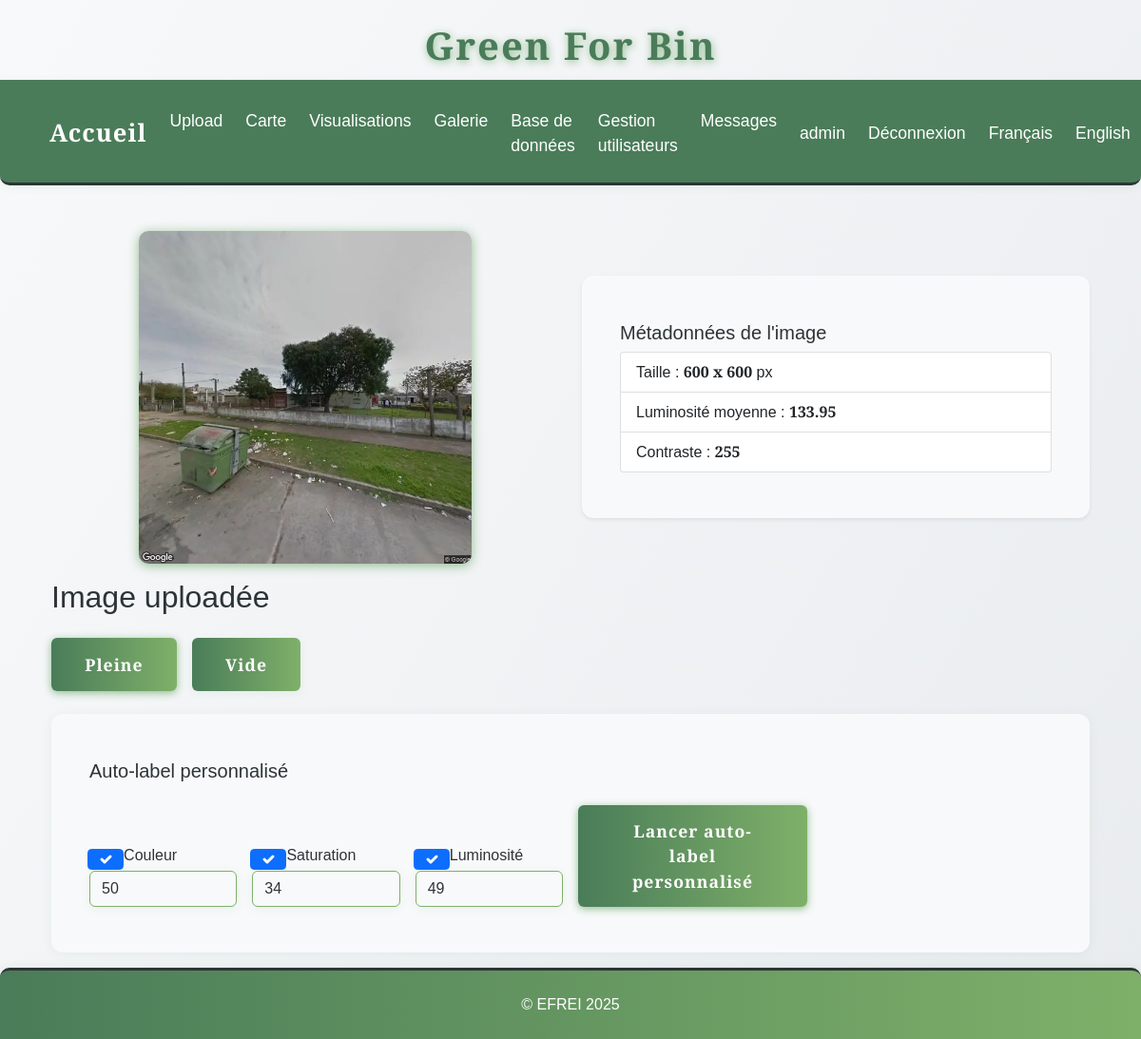
The page /annotate/01670_07.jpg (signed in) on the database its author committed.
### tables this page shows
CREATE TABLE images (
                id INTEGER PRIMARY KEY AUTOINCREMENT,
                filename TEXT,
                upload_date TEXT,
                annotation TEXT,
                width INTEGER,
                height INTEGER,
                file_size INTEGER,
                avg_color TEXT,
                hist_rgb TEXT,
                hist_lum TEXT,
                contrast INTEGER,
                contour_count INTEGER,
                localisation TEXT
            , std_h REAL, std_s REAL, std_v REAL);

### app.py (the view, shortened to what this page needs)
@app.route('/annotate/<filename>', methods=['GET', 'POST'])
@login_required
def annotate(filename):
    auto_label = request.args.get('auto_label')
    custom_auto_label_result = None
    with sqlite3.connect(DB_PATH) as conn:
        c = conn.cursor()
        c.execute('''
            SELECT width, height, contrast
            FROM images
            WHERE filename = ?
        ''', (filename,))
        row = c.fetchone()
        if row:
            width, height, contrast = row
        else:
            width, height, contrast = None, None, None
    image_path = os.path.join(app.config['UPLOAD_FOLDER'], filename)
    luminosity = None
    try:
        img = Image.open(image_path).convert('L')
        np_img = np.array(img)
        luminosity = round(float(np.mean(np_img)), 2)
    except Exception as e:
        print(f"[ANNOTATE] Erreur calcul luminosité : {e}")
    metadata = {
        'width': width,
        'height': height,
        'contrast': contrast,
        'luminosity': luminosity
    }
    return render_template('annotate.html', filename=filename, auto_label=auto_label, metadata=metadata, custom_auto_label_result=custom_auto_label_result)

### app.py (called while the page is built)
def get_locale():
    return session.get('lang', request.accept_languages.best_match(['en', 'fr']))

@app.context_processor
def inject_locale():
    return dict(get_locale=get_locale)

def login_required(f):
    @wraps(f)
    def decorated_function(*args, **kwargs):
        if 'user_id' not in session:
            flash('Vous devez être connecté pour accéder à cette page.', 'error')
            return redirect(url_for('login'))
        return f(*args, **kwargs)
    return decorated_function

### templates/annotate.html (shortened to what this page needs)
<!DOCTYPE html>
{% extends "base.html" %}
{% block content %}
<div class="container mt-4">
    <div class="row align-items-center">
        <div class="col-md-6 text-center">
            <img src="{{ url_for('static', filename='uploads/' ~ filename.rsplit('.', 1)[0] ~ '.webp') }}" alt="{{ _('Image à annoter') }}" class="img-fluid mb-3" style="max-height:350px;" loading="lazy">
        </div>
        <div class="col-md-6">
            <div class="card bg-creme shadow-sm mb-3">
                <div class="card-body">
                    <h5 class="card-title">{{ _("Métadonnées de l'image") }}</h5>
                    <ul class="list-group">
                        <li class="list-group-item">{{ _('Taille') }} : <b>{{ metadata.width }} x {{ metadata.height }}</b> px</li>
                        <li class="list-group-item">{{ _('Luminosité moyenne') }} : <b>{{ metadata.luminosity }}</b></li>
                        <li class="list-group-item">{{ _('Contraste') }} : <b>{{ metadata.contrast }}</b></li>
                    </ul>
                </div>
            </div>
        </div>
    </div>
    <h2>{{ _('Image uploadée') }}</h2>
    <form method="POST" class="d-flex gap-3 mb-4">
        <button type="submit" name="annotation" value="pleine" class="btn btn-success btn-lg">{{ _('Pleine') }}</button>
        <button type="submit" name="annotation" value="vide" class="btn btn-outline-success btn-lg">{{ _('Vide') }}</button>
    </form>
    <div class="card mb-3">
        <div class="card-body">
            <h5 class="card-title">{{ _('Auto-label personnalisé') }}</h5>
            <form method="POST" class="row g-3 align-items-end">
                <div class="col-md-2">
                    <div class="form-check">
                        <input class="form-check-input" type="checkbox" name="use_std_h" id="use_std_h" checked>
                        <label class="form-check-label" for="use_std_h">Couleur</label>
                    </div>
                    <input type="number" step="any" class="form-control mt-1" name="seuil_h" id="seuil_h" placeholder="Seuil H (ex: 50)" value="50">
                </div>
                <div class="col-md-2">
                    <div class="form-check">
                        <input class="form-check-input" type="checkbox" name="use_std_s" id="use_std_s" checked>
                        <label class="form-check-label" for="use_std_s">Saturation</label>
                    </div>
                    <input type="number" step="any" class="form-control mt-1" name="seuil_s" id="seuil_s" placeholder="Seuil S (ex: 34)" value="34">
                </div>
                <div class="col-md-2">
                    <div class="form-check">
                        <input class="form-check-input" type="checkbox" name="use_std_v" id="use_std_v" checked>
                        <label class="form-check-label" for="use_std_v">Luminosité</label>
                    </div>
                    <input type="number" step="any" class="form-control mt-1" name="seuil_v" id="seuil_v" placeholder="Seuil V (ex: 49)" value="49">
                </div>
                <div class="col-md-3">
                    <button type="submit" name="custom_auto_label" value="1" class="btn btn-primary">{{ _('Lancer auto-label personnalisé') }}</button>
                </div>
            </form>
        </div>
    </div>
</div>
{% endblock %}

### static/css/style.css (style rules this page uses)
:root { --primary-green: #4a7c59; --light-green: #7fb069; --sage-green: #8fbc8f; --cream: #fefefe; --warm-white: #f8f9fa; --soft-gray: #e9ecef; --charcoal: #2d3436; --text-primary: #2d3436; --text-secondary: #636e72; --radius: 2.5rem; --shadow: 0 4px 24px rgba(44, 124, 89, 0.10); --transition: all 0.3s cubic-bezier(.4,0,.2,1); --green-dark: var(--primary-green); --green: var(--light-green); --green-light: var(--sage-green); --beige: var(--cream); --white: var(--cream); --black: var(--charcoal); }
html, body { height: 100%; margin: 0; padding: 0; }
body { display: flex; flex-direction: column; min-height: 100vh; }
.container.mt-4 { flex: 1 0 auto; }
.btn { background: var(--primary-green); color: var(--cream); border: none; border-radius: 2rem; font-family: 'Inter', Arial, sans-serif; font-weight: 600; padding: 0.9rem 2.2rem; font-size: 1.1rem; box-shadow: 0 2px 8px rgba(44, 124, 89, 0.08); transition: var(--transition); cursor: pointer; margin-top: 1rem; letter-spacing: 1px; }
.card { background: var(--white); border-radius: var(--radius); box-shadow: var(--shadow); padding: 2rem 1.5rem; margin-bottom: 2rem; transition: var(--transition); position: relative; overflow: hidden; }
input, textarea, select { background: var(--beige); color: var(--green-dark); border: 2px solid var(--green-light); border-radius: 1.5rem; font-family: 'Inter', Arial, sans-serif; padding: 10px 18px; font-size: 1.08rem; transition: var(--transition); }

### static/css/greenforbin.css (style rules this page uses)
:root { --primary-green: #4a7c59; --light-green: #7fb069; --sage-green: #8fbc8f; --cream: #fefefe; --warm-white: #f8f9fa; --soft-gray: #e9ecef; --charcoal: #2d3436; --text-primary: #2d3436; --text-secondary: #636e72; }
body { background: linear-gradient(135deg, var(--cream) 0%, var(--light-green) 100%); color: var(--text-primary); font-family: 'Segoe UI', 'Roboto', Arial, sans-serif; min-height: 100vh; }
.card { border-radius: 16px; box-shadow: 0 4px 24px 0 rgba(79, 124, 89, 0.10); border: none; background: var(--warm-white); }
.btn-primary, .btn-success, .btn-warning { background: var(--light-green); border: none; color: var(--cream); font-weight: 600; border-radius: 8px; box-shadow: 0 2px 8px var(--sage-green); transition: background 0.2s, box-shadow 0.2s; }
img { border-radius: 10px; box-shadow: 0 2px 12px var(--sage-green); transition: transform 0.2s; }

### templates/base.html (style rules this page uses)
:root { --primary-green: #4a7c59; --light-green: #7fb069; --sage-green: #8fbc8f; --cream: #fefefe; --warm-white: #f8f9fa; --soft-gray: #e9ecef; --charcoal: #2d3436; --text-primary: #2d3436; --text-secondary: #636e72; }
body { background: linear-gradient(120deg, var(--warm-white) 0%, var(--soft-gray) 100%); min-height: 100vh; color: var(--text-primary); font-family: 'Quercus Serif', 'Montserrat', 'Quicksand', Arial, sans-serif !important; }
body, h1, h2, h3, h4, h5, h6, .navbar, .nav-link, .btn, .card, .table, .form-control, .modal-content { font-family: 'Quercus Serif', 'Montserrat', 'Quicksand', Arial, sans-serif !important; color: var(--text-primary); }
.btn, .btn-primary, .btn-success, .btn-outline-success { background: linear-gradient(90deg, var(--primary-green) 0%, var(--light-green) 100%); color: var(--cream); border: none; border-radius: 6px; transition: background 0.3s, color 0.3s, box-shadow 0.3s; }
.card, .box, .content-box, .table, .table-green-text, .form-control, .modal-content { background: var(--warm-white); border-radius: 12px; box-shadow: 0 2px 12px rgba(44, 124, 89, 0.07); border: none; color: var(--text-primary); }
.form-control { background: var(--warm-white); border: 1px solid var(--light-green); color: var(--text-primary); border-radius: 6px; transition: border 0.3s; }

### rows shown on the page
images: width "600", height "600", contrast "255"

### other values the page prints
{{ session.get('username') }} "admin"
{{ metadata.luminosity }} "133.95"
